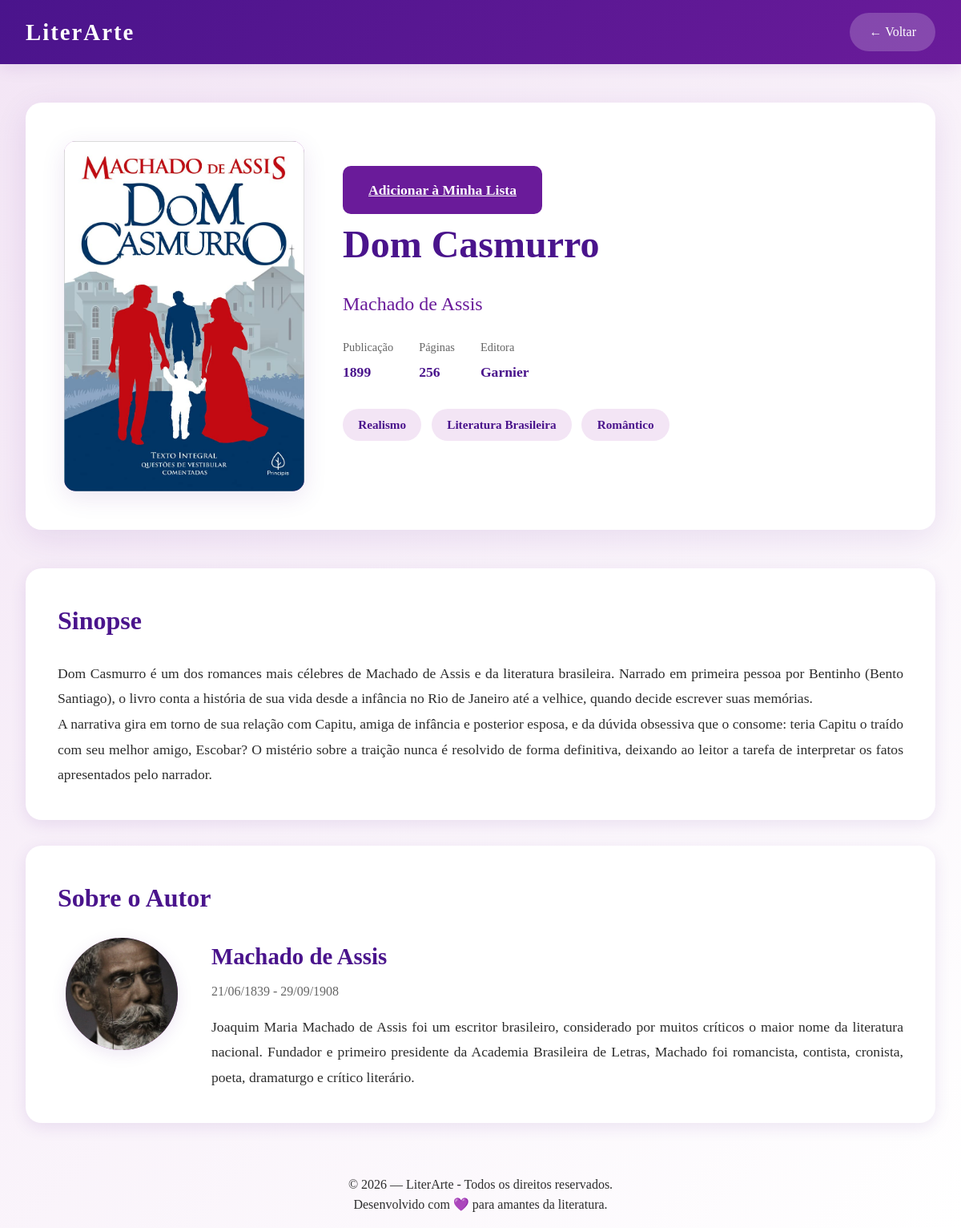
The page /livro/2/ on the database its author committed.
### books/models.py (models this page shows, shortened)
class Livro(models.Model):
    titulo = models.CharField(max_length=200)
    autor = models.ForeignKey(Autor, on_delete=models.CASCADE, related_name='livros')
    generos =models.ManyToManyField(Genero, related_name='livros')
    ano_publicacao = models.IntegerField()
    editora = models.CharField(max_length=100, blank=True, null=True)
    paginas = models.IntegerField()
    sinopse = models.TextField()
    capa = models.ImageField(upload_to='capas_livros/', blank=True, null=True)
    data_cadastro = models.DateTimeField(auto_now_add=True)

class Autor(models.Model):
    nome = models.CharField(max_length=100)
    biografia = models.TextField(blank=True, null=True)
    data_nascimento = models.DateField(blank=True, null=True)
    data_falecimento = models.DateField(blank=True, null=True)
    foto = models.ImageField(upload_to='autores/', blank=True, null=True)

class Genero(models.Model):
    nome = models.CharField(max_length=50, unique=True)

### books/views.py (the view)
# urls.py: path('livro/<int:livro_id>/', views.detalhe_livros, name='detalhe_livro')
def detalhe_livros(request, livro_id):
    livro = get_object_or_404(Livro, pk=livro_id)
    return render(request, 'livros.html', {'livro':livro})

### templates/livros.html (shortened to what this page needs)
{% load static %}
<!DOCTYPE html>
<html lang="pt-BR">
<head>
    <link rel="stylesheet" href="{% static 'css/livros.css' %}">
</head>
<body>
    <header>
        <nav>
            <a href="{% url 'index' %}" class="logo">LiterArte</a>
            <a href="{% url 'index' %}" class="btn-voltar">← Voltar</a>
        </nav>
    </header>
    <div class="container">
        <div class="livro-hero">
            <div class="livro-capa-grande">
                {% if livro.capa %}
                    <img src="{{ livro.capa.url }}" alt="Capa de {{ livro.titulo }}">
                {% else %}
                    <img src="{% static 'img/capa_padrao.png' %}" alt="Capa não disponível">
                {% endif %}
            </div>
            <div class="livro-detalhes">
                {% if user.is_authenticated %}
                    <a href="{% url 'adicionar_na_lista' livro.id %}" class="btn-adicionar-lista">
                        Adicionar à Minha Lista
                    </a>
                {% else %}
                    <a href="{% url 'login' %}" class="btn-adicionar-lista" onclick="alert('Faça login para salvar livros!')">
                        Adicionar à Minha Lista
                    </a>
                {% endif %}
                <h1 class="livro-titulo-principal">{{ livro.titulo }}</h1>
                <p class="livro-autor-principal">{{ livro.autor.nome }}</p>
                <div class="livro-meta">
                    <div class="meta-item">
                        <span class="meta-label">Publicação</span>
                        <span class="meta-value">{{ livro.ano_publicacao }}</span>
                    </div>
                    <div class="meta-item">
                        <span class="meta-label">Páginas</span>
                        <span class="meta-value">{{ livro.paginas }}</span>
                    </div>
                    <div class="meta-item">
                        <span class="meta-label">Editora</span>
                        <span class="meta-value">{{ livro.editora }}</span>
                    </div>
                </div>
                <div class="livro-generos">
                    {% for genero in livro.generos.all %}
                        <span class="genero-tag">{{ genero.nome }}</span>
                    {% empty %}
                        <span class="genero-tag">Geral</span>
                    {% endfor %}
                </div>
            </div>
        </div>
        <section class="secao">
            <h2 class="secao-titulo">Sinopse</h2>
            <div class="secao-conteudo">
                {{ livro.sinopse|linebreaks }}
            </div>
        </section>
        <section class="secao">
            <h2 class="secao-titulo">Sobre o Autor</h2>
            <div class="autor-info">
                <div class="autor-foto">
                    {% if livro.autor.foto %}
                        <img src="{{ livro.autor.foto.url }}" alt="{{ livro.autor.nome }}">
                    {% else %}
                        <img src="{% static 'img/autor_padrao.png' %}" alt="Autor">
                    {% endif %}
                </div>
                <div class="autor-detalhes">
                    <h3 class="autor-nome">{{ livro.autor.nome }}</h3>
                    <p class="autor-datas">
                        {{ livro.autor.data_nascimento|date:"d/m/Y" }}
                        {% if livro.autor.data_falecimento %}
                            - {{ livro.autor.data_falecimento|date:"d/m/Y" }}
                        {% endif %}
                    </p>
                    <div class="secao-conteudo">
                        {{ livro.autor.biografia|linebreaks }}
                    </div>
                </div>
            </div>
        </section>
    </div>
    <footer class="RodapePrincipal">
        <p>© 2026 — LiterArte - Todos os direitos reservados.</p>
        <p>Desenvolvido com 💜 para amantes da literatura.</p>
    </footer>
</body>
</html>

### static/css/livros.css (style rules this page uses)
* { margin: 0; padding: 0; box-sizing: border-box; }
:root { --roxo-escuro: #4a148c; --roxo-medio: #6a1b9a; --roxo-claro: #9c27b0; --roxo-muito-claro: #ce93d8; --roxo-pastel: #f3e5f5; --branco: #ffffff; --cinza-claro: #f5f5f5; --texto-escuro: #2c2c2c; --sombra: rgba(74, 20, 140, 0.1); }
body { font-family: 'Georgia', 'Times New Roman', serif; background: linear-gradient(135deg, var(--roxo-pastel) 0%, var(--branco) 100%); color: var(--texto-escuro); line-height: 1.6; }
header { background: linear-gradient(135deg, var(--roxo-escuro) 0%, var(--roxo-medio) 100%); color: var(--branco); padding: 1rem 2rem; box-shadow: 0 4px 20px var(--sombra); position: sticky; top: 0; z-index: 1000; }
nav { display: flex; justify-content: space-between; align-items: center; max-width: 1400px; margin: 0 auto; }
.logo { font-size: 1.8rem; font-weight: bold; letter-spacing: 2px; display: flex; align-items: center; gap: 0.5rem; cursor: pointer; text-decoration: none; color: inherit; }
.btn-voltar { background: rgba(255, 255, 255, 0.2); color: var(--branco); padding: 0.7rem 1.5rem; border-radius: 25px; text-decoration: none; transition: all 0.3s; display: inline-block; }
.container { max-width: 1200px; margin: 3rem auto; padding: 0 2rem; }
.livro-hero { background: var(--branco); border-radius: 20px; padding: 3rem; box-shadow: 0 10px 40px var(--sombra); margin-bottom: 3rem; display: grid; grid-template-columns: minmax(0, 300px) 1fr; gap: 3rem; }
.livro-capa-grande img { width: 100%; max-width: 300px; height: auto; background: linear-gradient(135deg, var(--roxo-muito-claro) 0%, var(--roxo-claro) 100%); border-radius: 15px; display: flex; align-items: center; justify-content: center; font-size: 6rem; box-shadow: 0 8px 30px var(--sombra); }
.livro-detalhes { display: flex; flex-direction: column; justify-content: center; }
.livro-titulo-principal { font-size: 3rem; color: var(--roxo-escuro); margin-bottom: 1rem; }
.livro-autor-principal { font-size: 1.5rem; color: var(--roxo-medio); margin-bottom: 1.5rem; }
.livro-meta { display: flex; gap: 2rem; margin-bottom: 2rem; flex-wrap: wrap; }
.meta-item { display: flex; flex-direction: column; }
.meta-label { font-size: 0.9rem; color: #666; margin-bottom: 0.3rem; }
.meta-value { font-size: 1.1rem; font-weight: bold; color: var(--roxo-escuro); }
.livro-generos { display: flex; gap: 0.8rem; margin-bottom: 2rem; flex-wrap: wrap; }
.genero-tag { background: var(--roxo-pastel); color: var(--roxo-escuro); padding: 0.5rem 1.2rem; border-radius: 20px; font-size: 0.95rem; font-weight: 600; }
.btn-adicionar-lista { background: var(--roxo-medio); color: var(--branco); border: none; padding: 1rem 2rem; border-radius: 10px; font-size: 1.1rem; cursor: pointer; transition: all 0.3s; font-weight: bold; display: inline-flex; align-items: center; gap: 0.5rem; align-self: flex-start; }
.secao { background: var(--branco); border-radius: 20px; padding: 2.5rem; box-shadow: 0 5px 20px var(--sombra); margin-bottom: 2rem; }
.secao-titulo { font-size: 2rem; color: var(--roxo-escuro); margin-bottom: 1.5rem; display: flex; align-items: center; gap: 0.8rem; }
.secao-conteudo { font-size: 1.1rem; text-align: justify; line-height: 1.8; }
.autor-info { display: grid; grid-template-columns: minmax(0, 160px) 1fr; gap: 2rem; align-items: start; }
.autor-foto { display: flex; justify-content: center; }
.autor-foto img { width: 140px; height: 140px; border-radius: 50%; object-fit: cover; background: linear-gradient(135deg, var(--roxo-muito-claro) 0%, var(--roxo-claro) 100%); box-shadow: 0 5px 20px var(--sombra); }
.autor-detalhes { min-width: 0; }
.autor-nome { font-size: 1.8rem; color: var(--roxo-escuro); margin-bottom: 0.5rem; }
.autor-datas { font-size: 1rem; color: #666; margin-bottom: 1rem; }
.RodapePrincipal { background-color: var(--RoxoPastel); color: var(--RoxoMedio); text-align: center; padding: 16px; margin-top: 48px; }

### rows shown on the page
Livro: capa (picture), titulo "Dom Casmurro", autor.nome "Machado de Assis", ano_publicacao "1899", paginas "256", editora "Garnier", sinopse "Dom Casmurro é um dos romances mais célebres de Machado de Assis e da literatura brasileira. Narrado em primeira pessoa por Bentinho (Bento Santiago), o livro conta a história de sua vida desde a infância no Rio de Janeiro até a velhice, quando decide escrever suas memórias. A narrativa gira em torno de sua relação com Capitu, amiga de infância e posterior esposa, e da dúvida obsessiva que o consome: teria Capitu o traído com seu melhor amigo, Escobar? O mistério sobre a traição nunca é resolvido de forma definitiva, deixando ao leitor a tarefa de interpretar os fatos apresentados pelo narrador.", autor.foto (picture), autor.data_nascimento "21/06/1839", autor.data_falecimento "29/09/1908", autor.biografia "Joaquim Maria Machado de Assis foi um escritor brasileiro, considerado por muitos críticos o maior nome da literatura nacional. Fundador e primeiro presidente da Academia Brasileira de Letras, Machado foi romancista, contista, cronista, poeta, dramaturgo e crítico literário."
Genero: nome "Realismo"
Genero: nome "Literatura Brasileira"
Genero: nome "Romântico"
